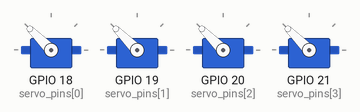
Simulated run of this program. Board: Raspberry Pi (BCM pin numbers), started with the argument 50. Parts: 4 × servo. Servo angles are drawn from the pulse width (0.5 ms = 0°, 2.5 ms = 180°). At 1.0 s the program stops and its outputs stay as they are.

Above: at 0.1 s.
At 1.1 s:
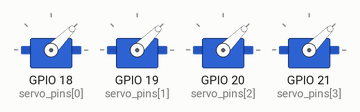
Timing chart, 0 to 2.5 s (numbered marks = the images above):
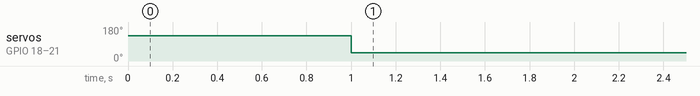

The program:

move_forward_backwards.py
```python
# all of the methods here are deprecated
# the movement function has been transfered to the ESP32-C3
# (see the ESP32-C3 Firmware repository)

import RPi.GPIO as GPIO
import time
import sys
import warnings

def deprecated(func):
    def wrapper(*args, **kwargs):
        warnings.warn(f"{func.__name__} is deprecated.", DeprecationWarning)
        return func(*args, **kwargs)
    return wrapper

if len(sys.argv) != 0:
    arg_speed = int(sys.argv[1])
else:
    arg_speed = 20

GPIO.setmode(GPIO.BCM)

servo_pins = [18, 19, 20, 21]

pwm_objects = []
for pin in servo_pins:
    GPIO.setup(pin, GPIO.OUT)
    pwm = GPIO.PWM(pin, 50)
    pwm.start(0)
    pwm_objects.append(pwm)

@deprecated
def set_speed_all(servos, speed):

    for pwm in servos:
        if speed < 0:
            duty_cycle = (abs(speed) / 100) * 10 + 5
        else:
            duty_cycle = (speed / 100) * 10 + 5

        duty_cycle = max(0, min(duty_cycle, 10))
        pwm.ChangeDutyCycle(duty_cycle)

try:

    set_speed_all(pwm_objects, arg_speed)
    time.sleep(1)

    set_speed_all(pwm_objects, 0)

except KeyboardInterrupt:
    pass

for pwm in pwm_objects:
    pwm.stop()

GPIO.cleanup()
```

Measured:
- by itself, servo on GPIO 18 (servo_pins[0]), servo on GPIO 19 (servo_pins[1]), servo on GPIO 20 (servo_pins[2]), servo on GPIO 21 (servo_pins[3]): 135° → 45° at 1.0 s
